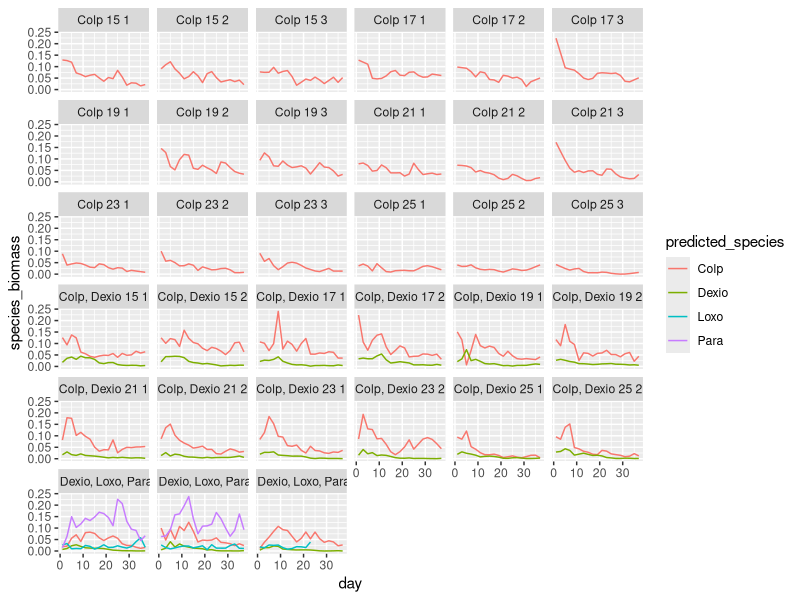

The R script that drew this image:
library(ggplot2)
library(tidyr)
library(dplyr)


# data are from https://github.com/pennekampster/Code_and_data_OverallEcosystemStability

data = read.csv('species_biomass_BEEP_OES.csv')



data_ss = data[1:1000,]

ggplot(data_ss, aes(x=day, y=species_biomass,color=predicted_species)) + 
  geom_line() +
  facet_wrap(~paste(combination, temperature, replicate))

data_wide = data %>%
  group_by(combination, temperature, replicate, predicted_species) %>%
  # pick the last day of the experiment
  slice_max(day,n=1) %>%
  select(-X, -microcosmID, -day, -total_biomass, -richness) %>%
  # put the species biomass as the outcome
  pivot_wider(names_from='predicted_species', values_from='species_biomass',names_glue = "{predicted_species}.star")

# for each combination, fill in the presence/absence matrix
combinations = data.frame(combination=unique(data_wide$combination))

names_split = strsplit(combinations$combination,", ")
index_longest = which.max(sapply(names_split, length))
names_all = names_split[[index_longest]]
combinations = cbind(combinations,data.frame(matrix(data=0,nrow=nrow(combinations),ncol=length(names_all),dimnames=list(NULL, names_split[[index_longest]]))))

for (i in 1:length(names_split))
{
  combinations[i, names_split[[i]]] = 1
}

# join the presence/absence to the experimental data
data_wide_processed = data_wide %>% 
  left_join(combinations, by='combination') %>%
  ungroup %>%
  select(-combination, -replicate) %>%
# replace all NAs with 0s
  replace(is.na(.), 0) %>%
  mutate(stable=NA,feasible=1,richness=NA) %>%
# rearrange
  select(all_of(names_all), stable, feasible, richness, all_of(paste(names_all,"star",sep=".")),temperature)

data_wide_processed$richness = rowSums((data_wide_processed %>% select(contains('star'))) > 0)
         